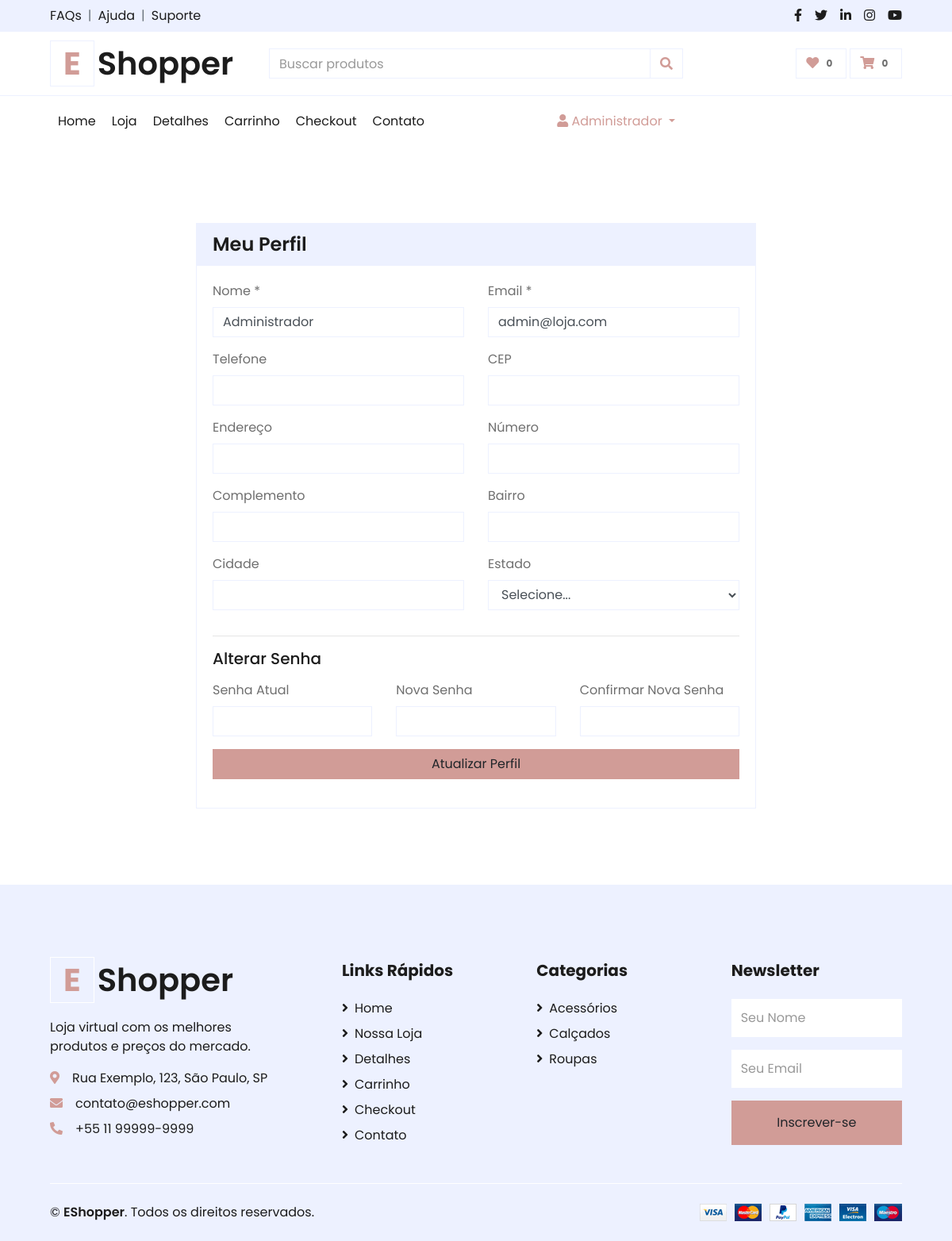
/profile.php (signed in), run on the app's committed database.
### tables this page shows
CREATE TABLE IF NOT EXISTS usuarios (
    id INT AUTO_INCREMENT PRIMARY KEY,
    nome VARCHAR(100) NOT NULL,
    email VARCHAR(100) NOT NULL UNIQUE,
    senha VARCHAR(255) NOT NULL,
    telefone VARCHAR(20),
    cep VARCHAR(9),
    endereco VARCHAR(200),
    numero VARCHAR(10),
    complemento VARCHAR(100),
    bairro VARCHAR(100),
    cidade VARCHAR(100),
    estado CHAR(2),
    is_admin BOOLEAN DEFAULT FALSE,
    data_cadastro TIMESTAMP DEFAULT CURRENT_TIMESTAMP,
    ultimo_login TIMESTAMP NULL,
    ativo BOOLEAN DEFAULT TRUE
);

CREATE TABLE IF NOT EXISTS categorias (
    id INT AUTO_INCREMENT PRIMARY KEY,
    nome VARCHAR(255) NOT NULL
);

### profile.php (the view, shortened to what this page needs)
<?php
require_once 'config.php';
$sql = "SELECT * FROM usuarios WHERE id = ?";
$stmt = $conn->prepare($sql);
$stmt->bind_param("i", $_SESSION['user_id']);
$stmt->execute();
$result = $stmt->get_result();
$user = $result->fetch_assoc();
?>
<!DOCTYPE html>
<html lang="pt-BR">
<head>
    <link href="https://cdnjs.cloudflare.com/ajax/libs/font-awesome/5.10.0/css/all.min.css" rel="stylesheet">
    <link href="lib/owlcarousel/assets/owl.carousel.min.css" rel="stylesheet">
    <link href="css/style.css" rel="stylesheet">
</head>
<body>
    <div class="container-fluid">
        <div class="row bg-secondary py-2 px-xl-5">
            <div class="col-lg-6 d-none d-lg-block">
                <div class="d-inline-flex align-items-center">
                    <a class="text-dark" href="">FAQs</a>
                    <span class="text-muted px-2">|</span>
                    <a class="text-dark" href="">Ajuda</a>
                    <span class="text-muted px-2">|</span>
                    <a class="text-dark" href="">Suporte</a>
                </div>
            </div>
            <div class="col-lg-6 text-center text-lg-right">
                <div class="d-inline-flex align-items-center">
                    <a class="text-dark px-2" href="">
                        <i class="fab fa-facebook-f"></i>
                    </a>
                    <a class="text-dark px-2" href="">
                        <i class="fab fa-twitter"></i>
                    </a>
                    <a class="text-dark px-2" href="">
                        <i class="fab fa-linkedin-in"></i>
                    </a>
                    <a class="text-dark px-2" href="">
                        <i class="fab fa-instagram"></i>
                    </a>
                    <a class="text-dark pl-2" href="">
                        <i class="fab fa-youtube"></i>
                    </a>
                </div>
            </div>
        </div>
        <div class="row align-items-center py-3 px-xl-5">
            <div class="col-lg-3 d-none d-lg-block">
                <a href="index.php" class="text-decoration-none">
                    <h1 class="m-0 display-5 font-weight-semi-bold"><span class="text-primary font-weight-bold border px-3 mr-1">E</span>Shopper</h1>
                </a>
            </div>
            <div class="col-lg-6 col-6 text-left">
                <form action="">
                    <div class="input-group">
                        <input type="text" class="form-control" placeholder="Buscar produtos">
                        <div class="input-group-append">
                            <span class="input-group-text bg-transparent text-primary">
                                <i class="fa fa-search"></i>
                            </span>
                        </div>
                    </div>
                </form>
            </div>
            <div class="col-lg-3 col-6 text-right">
                <a href="" class="btn border">
                    <i class="fas fa-heart text-primary"></i>
                    <span class="badge">0</span>
                </a>
                <a href="cart.php" class="btn border">
                    <i class="fas fa-shopping-cart text-primary"></i>
                    <span class="badge">0</span>
                </a>
            </div>
        </div>
    </div>
    <div class="container-fluid mb-5">
        <div class="row border-top px-xl-5">
            <div class="col-lg-9">
                <nav class="navbar navbar-expand-lg bg-light navbar-light py-3 py-lg-0 px-0">
                    <div class="collapse navbar-collapse justify-content-between" id="navbarCollapse">
                        <div class="navbar-nav mr-auto py-0">
                            <a href="index.php" class="nav-item nav-link">Home</a>
                            <a href="shop.php" class="nav-item nav-link">Loja</a>
                            <a href="detail.php" class="nav-item nav-link">Detalhes</a>
                            <a href="cart.php" class="nav-item nav-link">Carrinho</a>
                            <a href="checkout.php" class="nav-item nav-link">Checkout</a>
                            <a href="contact.php" class="nav-item nav-link">Contato</a>
                        </div>
                        <div class="navbar-nav ml-auto py-0">
                            <?php if (isset($_SESSION['user_id'])): ?>
                                <div class="nav-item dropdown">
                                    <a href="#" class="nav-link dropdown-toggle active" data-toggle="dropdown">
                                        <i class="fa fa-user text-primary"></i> <?php echo htmlspecialchars($_SESSION['user_nome']); ?>
                                    </a>
                                </div>
                            <?php else: ?>
                                <a href="login.php" class="nav-item nav-link">Login</a>
                                <a href="register.php" class="nav-item nav-link">Registrar</a>
                            <?php endif; ?>
                        </div>
                    </div>
                </nav>
            </div>
        </div>
    </div>
    <div class="container-fluid pt-5">
        <div class="row px-xl-5 justify-content-center">
            <div class="col-lg-8">
                <div class="card border-secondary mb-5">
                    <div class="card-header bg-secondary border-0">
                        <h4 class="font-weight-semi-bold m-0">Meu Perfil</h4>
                    </div>
                    <div class="card-body">
                        <form action="profile.php" method="POST">
                            <div class="row">
                                <div class="col-md-6 form-group">
                                    <label>Nome *</label>
                                    <input class="form-control" type="text" name="nome" value="<?php echo htmlspecialchars($user['nome']); ?>" required>
                                </div>
                                <div class="col-md-6 form-group">
                                    <label>Email *</label>
                                    <input class="form-control" type="email" name="email" value="<?php echo htmlspecialchars($user['email']); ?>" required>
                                </div>
                                <div class="col-md-6 form-group">
                                    <label>Telefone</label>
                                    <input class="form-control telefone" type="text" name="telefone" value="<?php echo htmlspecialchars($user['telefone']); ?>">
                                </div>
                                <div class="col-md-6 form-group">
                                    <label>CEP</label>
                                    <input class="form-control cep" type="text" name="cep" value="<?php echo htmlspecialchars($user['cep']); ?>">
                                </div>
                                <div class="col-md-6 form-group">
                                    <label>Endereço</label>
                                    <input class="form-control" type="text" name="endereco" value="<?php echo htmlspecialchars($user['endereco']); ?>">
                                </div>
                                <div class="col-md-6 form-group">
                                    <label>Número</label>
                                    <input class="form-control" type="text" name="numero" value="<?php echo htmlspecialchars($user['numero']); ?>">
                                </div>
                                <div class="col-md-6 form-group">
                                    <label>Complemento</label>
                                    <input class="form-control" type="text" name="complemento" value="<?php echo htmlspecialchars($user['complemento']); ?>">
                                </div>
                                <div class="col-md-6 form-group">
                                    <label>Bairro</label>
                                    <input class="form-control" type="text" name="bairro" value="<?php echo htmlspecialchars($user['bairro']); ?>">
                                </div>
                                <div class="col-md-6 form-group">
                                    <label>Cidade</label>
                                    <input class="form-control" type="text" name="cidade" value="<?php echo htmlspecialchars($user['cidade']); ?>">
                                </div>
                                <div class="col-md-6 form-group">
                                    <label>Estado</label>
                                    <select class="form-control" name="estado">
                                        <option value="">Selecione...</option>
                                    </select>
                                </div>
                            </div>
                            <hr>
                            <h5 class="mb-3">Alterar Senha</h5>
                            <div class="row">
                                <div class="col-md-4 form-group">
                                    <label>Senha Atual</label>
                                    <input class="form-control" type="password" name="senha_atual">
                                </div>
                                <div class="col-md-4 form-group">
                                    <label>Nova Senha</label>
                                    <input class="form-control" type="password" name="nova_senha">
                                </div>
                                <div class="col-md-4 form-group">
                                    <label>Confirmar Nova Senha</label>
                                    <input class="form-control" type="password" name="confirmar_senha">
                                </div>
                            </div>
                            <div class="form-group">
                                <button type="submit" class="btn btn-primary btn-block">Atualizar Perfil</button>
                            </div>
                        </form>
                    </div>
                </div>
            </div>
        </div>
    </div>
    <div class="container-fluid bg-secondary text-dark mt-5 pt-5">
        <div class="row px-xl-5 pt-5">
            <div class="col-lg-4 col-md-12 mb-5 pr-3 pr-xl-5">
                <a href="" class="text-decoration-none">
                    <h1 class="mb-4 display-5 font-weight-semi-bold"><span class="text-primary font-weight-bold border border-white px-3 mr-1">E</span>Shopper</h1>
                </a>
                <p>Loja virtual com os melhores produtos e preços do mercado.</p>
                <p class="mb-2"><i class="fa fa-map-marker-alt text-primary mr-3"></i>Rua Exemplo, 123, São Paulo, SP</p>
                <p class="mb-2"><i class="fa fa-envelope text-primary mr-3"></i>contato@eshopper.com</p>
                <p class="mb-0"><i class="fa fa-phone-alt text-primary mr-3"></i>+55 11 99999-9999</p>
            </div>
            <div class="col-lg-8 col-md-12">
                <div class="row">
                    <div class="col-md-4 mb-5">
                        <h5 class="font-weight-bold text-dark mb-4">Links Rápidos</h5>
                        <div class="d-flex flex-column justify-content-start">
                            <a class="text-dark mb-2" href="index.php"><i class="fa fa-angle-right mr-2"></i>Home</a>
                            <a class="text-dark mb-2" href="shop.php"><i class="fa fa-angle-right mr-2"></i>Nossa Loja</a>
                            <a class="text-dark mb-2" href="detail.php"><i class="fa fa-angle-right mr-2"></i>Detalhes</a>
                            <a class="text-dark mb-2" href="cart.php"><i class="fa fa-angle-right mr-2"></i>Carrinho</a>
                            <a class="text-dark mb-2" href="checkout.php"><i class="fa fa-angle-right mr-2"></i>Checkout</a>
                            <a class="text-dark" href="contact.php"><i class="fa fa-angle-right mr-2"></i>Contato</a>
                        </div>
                    </div>
                    <div class="col-md-4 mb-5">
                        <h5 class="font-weight-bold text-dark mb-4">Categorias</h5>
                        <div class="d-flex flex-column justify-content-start">
                            <?php
                            $categories = $conn->query("SELECT * FROM categorias ORDER BY nome");
                            if ($categories && $categories->num_rows > 0) {
                                while($category = $categories->fetch_assoc()) {
                            ?>
                            <a class="text-dark mb-2" href="shop.php?categoria=<?php echo $category['id']; ?>">
                                <i class="fa fa-angle-right mr-2"></i><?php echo htmlspecialchars($category['nome']); ?>
                            </a>
                            <?php
                                }
                            }
                            ?>
                        </div>
                    </div>
                    <div class="col-md-4 mb-5">
                        <h5 class="font-weight-bold text-dark mb-4">Newsletter</h5>
                        <form action="">
                            <div class="form-group">
                                <input type="text" class="form-control border-0 py-4" placeholder="Seu Nome" required="required" />
                            </div>
                            <div class="form-group">
                                <input type="email" class="form-control border-0 py-4" placeholder="Seu Email" required="required" />
                            </div>
                            <div>
                                <button class="btn btn-primary btn-block border-0 py-3" type="submit">Inscrever-se</button>
                            </div>
                        </form>
                    </div>
                </div>
            </div>
        </div>
        <div class="row border-top border-light mx-xl-5 py-4">
            <div class="col-md-6 px-xl-0">
                <p class="mb-md-0 text-center text-md-left text-dark">
                    &copy; <a class="text-dark font-weight-semi-bold" href="#">EShopper</a>. Todos os direitos reservados.
                </p>
            </div>
            <div class="col-md-6 px-xl-0 text-center text-md-right">
                <img class="img-fluid" src="img/payments.png" alt="">
            </div>
        </div>
    </div>
</body>
</html>

### data on the page
usuarios: nome "Administrador", email "admin@loja.com"
categorias: nome "Acessórios"
categorias: nome "Calçados"
categorias: nome "Roupas"

### other printed values
$_SESSION['user_nome'] "Administrador"
